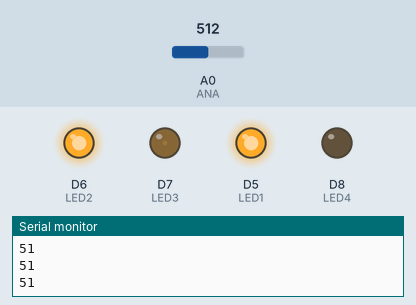
Recording of a sketch running on a simulated ESP8266 (NodeMCU). On the bench: output pins drawn as LEDs (lit = HIGH), the last lines printed to the serial monitor. The test bench sets the inputs (shaded band); at power-on: A0 (ANA) = 512.

Above: at 1.2 s.
1.3 s: A0 (ANA) set to 716
At 1.6 s:
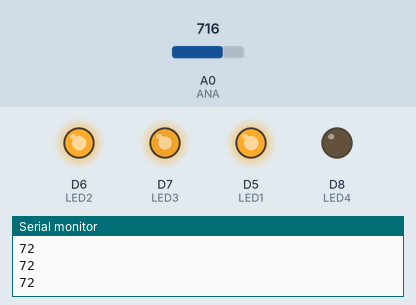
2.8 s: A0 (ANA) set to 900
At 3.2 s:
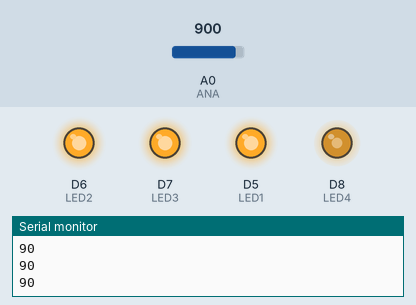
4.3 s: A0 (ANA) set to 1023
At 4.7 s:
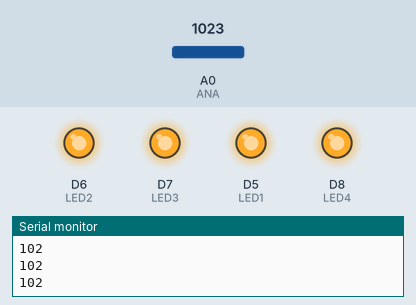
5.8 s: A0 (ANA) set to 306
At 6.2 s:
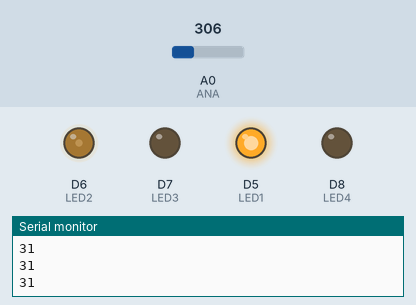
7.3 s: A0 (ANA) set to 122
At 7.7 s:
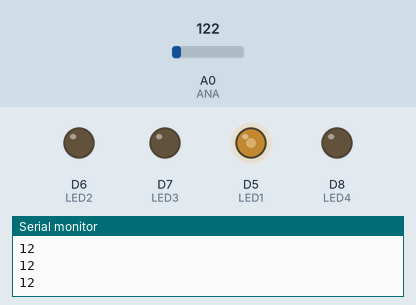
8.8 s: A0 (ANA) set to 40
At 9.2 s:
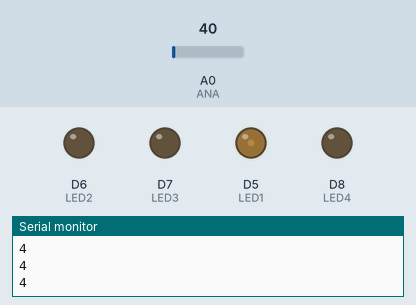
Timing chart, 0 to 11.3 s (numbered marks = the images above; inputs shaded):
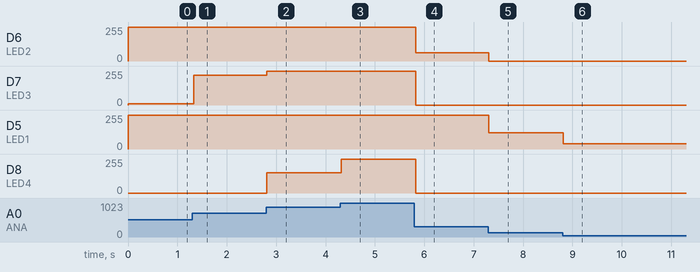

The sketch:

Potentiometer_4_LED_Control.ino
```cpp
#define LED1 D5
#define LED2 D6
#define LED3 D7
#define LED4 D8
#define ANA A0

int val = 0;

void setup() {

  Serial.begin(115200);
  pinMode(LED1,OUTPUT);
  pinMode(LED2,OUTPUT);
  pinMode(LED3,OUTPUT);
  pinMode(LED4,OUTPUT);
  pinMode(ANA,INPUT);

}

void loop() {

  val = analogRead(ANA) ;

  val = map(val, 0, 1000, 0, 100);

  analogWrite(LED1,ledBrightness(val, 1));
  analogWrite(LED2,ledBrightness(val, 2));
  analogWrite(LED3,ledBrightness(val, 3));
  analogWrite(LED4,ledBrightness(val, 4));

  Serial.println(val);
  delay(30);
}
int ledBrightness(int val, int pin) {
  switch(pin) {
  case 1:
    if(val >= 25) {
      return 1023;
    } else{
      return map(val, 0, 25, 0, 1023);
    }
    break;
  case 2:
      if(val >= 50) {
      return 1023;
    } else if (val >= 25) {
      val -= 25;
      return map(val, 0, 25, 0, 1023);
    } else {
      return 0;
    }
    break;
  case 3:
      if(val >= 75) {
      return 1023;
    } else if (val >= 50) {
      val -= 50;
      return map(val, 0, 25, 0, 1023);
    } else {
      return 0;
    }
    break;
  case 4:
      if(val >= 100) {
      return 1023;
    } else if (val >= 75) {
      val -= 75;
      return map(val, 0, 25, 0, 1023);
    } else {
      return 0;
    }
    break;
  }
}
```

Measured:
- after the input at 1.3 s, D7 (LED3): 10/255 → 224/255 at once
- after the input at 2.8 s, D7 (LED3): 224/255 → 255/255 at once; D8 (LED4): 0/255 → 153/255 at once
- after the input at 4.3 s, D8 (LED4): 153/255 → 255/255 at once
- after the input at 5.8 s, D6 (LED2): 255/255 → 61/255 at once; D7 (LED3), D8 (LED4): 255/255 → 0/255 at once
- after the input at 7.3 s, D6 (LED2): 61/255 → 0/255 at once; D5 (LED1): 255/255 → 122/255 at once
- after the input at 8.8 s, D5 (LED1): 122/255 → 40/255 at once
